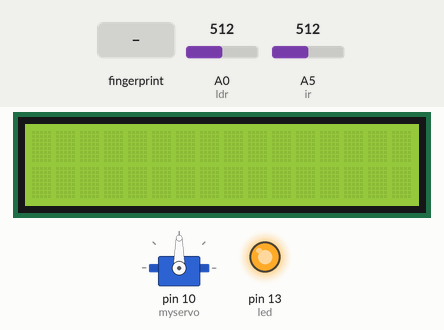
Simulated run of this sketch. Board: Arduino Uno, built with avr-gcc and run on an emulated ATmega328P. Parts: 16×2 character LCD, servo, output pins drawn as LEDs (lit = HIGH). The test bench sets the inputs (shaded band); at power-on: A0 (ldr) = 512, A5 (ir) = 512. What the sketch prints to the serial monitor is not drawn.

Above: at 2.2 s.
2.3 s: finger stored as number 1 placed on the sensor
At 3.4 s:
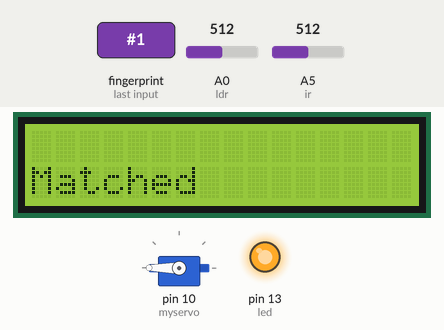
4.1 s: finger stored as number 1 placed on the sensor
At 5.1 s:
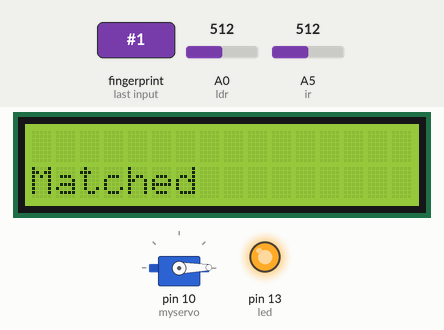
Timing chart, 0 to 7.1 s (numbered marks = the images above; inputs shaded):
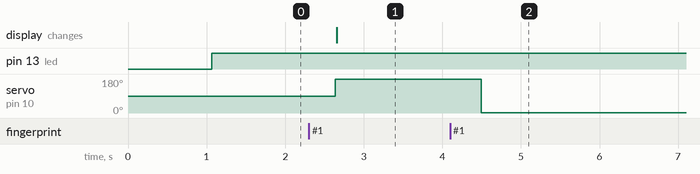

Measured:
- after the input at 2.3 s, servo on pin 10 (myservo): 90° → 180° after 0.34 s; the display: changes after 0.35 s (image 1)
- after the input at 4.1 s, servo on pin 10 (myservo): 180° → 1° after 0.40 s

The sketch:

Office_server.ino
```cpp
#include <Adafruit_Fingerprint.h>
#include <SoftwareSerial.h>
#include <Servo.h>
#include <LiquidCrystal.h>
//#include <Servo.h> //Add servo library

//int getFingerprintIDez();
int pos = 0;
int led =13;
int ldr =A0;
int ir = A5;
const int rs = 8, en = 9, d4 = 4, d5 = 5, d6 = 6, d7 = 7;
LiquidCrystal lcd(rs, en, d4, d5, d6, d7);
boolean lock=0;// variable to store the servo position

//Servo servo1; //Define servo name / object
Servo myservo;  // create servo object to control a servo
// twelve servo objects can be created on most boards

//#define servoPin 9 //Define pin number to which servo motor is connected
//#define durationTime 3000 //Define the time it remains in the open position of the door lock (miliseconds)
//#define servoMin 0 //Open position
//#define servoMax 90 // Closed position


SoftwareSerial mySerial(2, 3);
Adafruit_Fingerprint finger = Adafruit_Fingerprint(&mySerial);


void setup()   {
  lcd.begin(16, 2);

  myservo.attach(10);  // attaches the servo on pin 9 to the servo object

{
  while (!Serial);  // For Yun/Leo/Micro/Zero/...

  Serial.begin(9600);
//  Serial.println

  Serial.println("Detect Test");

//  servo1.attach(servoPin); //Define pin number of the servo
//  servo1.write(servoMax); //The position of the servo at the start of the program

  // set the data rate for the sensor serial port
  finger.begin(57600);

  if (finger.verifyPassword()) {
//    Serial.println

    Serial.println("Found fingerprint sensor!");
  } else {
    //Serial.println
    Serial.println("Did not find fingerprint sensor :");
    while (1);
  }
//  Serial.println
Serial.println("Waiting for valid finger...");
}
pinMode(led,OUTPUT);
pinMode(ldr,INPUT);
pinMode(ir,INPUT);
}

void loop()                     // run over and over again
{

  int ldrStatus = analogRead (ldr),
   isObjectDetected = analogRead(ir);

if(isObjectDetected<80 && ldrStatus <20){
  digitalWrite(led,LOW);
  delay(0);

  }
  else{
    digitalWrite(led,HIGH);
 delay(0);
  }


  if(lock){
  getFingerprintIDez();
  delay(50);}
  else if(!lock){
    getFingerprintIDe();
     delay(50);
     boolean abc=false;
    }//don't ned to run this at full speed.
}

uint8_t getFingerprintID() {
  uint8_t p = finger.getImage();
  switch (p) {
    case FINGERPRINT_OK:
      //Serial.println
      Serial.println("Image taken");
      break;
    case FINGERPRINT_NOFINGER:
      //Serial.println
      Serial.println("No finger detected");
      return p;
    case FINGERPRINT_PACKETRECIEVEERR:
      //Serial.println
      Serial.println("Communication error");
      return p;
    case FINGERPRINT_IMAGEFAIL:
      //Serial.println
      Serial.println("Imaging error");
      return p;
    default:
      //Serial.println
      Serial.println("Unknown error");
      return p;
  }

  // OK success!

  p = finger.image2Tz();
  switch (p) {
    case FINGERPRINT_OK:
      //Serial.println
      Serial.println("Image converted");
      break;
    case FINGERPRINT_IMAGEMESS:
      //Serial.println
      Serial.println("Image too messy");
      return p;
    case FINGERPRINT_PACKETRECIEVEERR:
      //Serial.println
      Serial.println("Communication error");
      return p;
    case FINGERPRINT_FEATUREFAIL:
      //Serial.println
      Serial.println("Could not find fingerprint features");
      return p;
    case FINGERPRINT_INVALIDIMAGE:
      //Serial.println
      Serial.println("Could not find fingerprint features");
      return p;
    default:
//      Serial.println
      Serial.println("Unknown error");
      return p;
  }

  // OK converted!
  p = finger.fingerFastSearch();
  if (p == FINGERPRINT_OK) {
    Serial.println("Found a print match!");
  } else if (p == FINGERPRINT_PACKETRECIEVEERR) {
    Serial.println("Communication error");
    return p;
  } else if (p == FINGERPRINT_NOTFOUND) {
    Serial.println("Did not find a match");
    return p;
  } else {
    Serial.println("Unknown error");
    return p;
  }

  // found a match!
  Serial.print("Found ID #"); Serial.print(finger.fingerID);
  Serial.print(" with confidence of "); Serial.println(finger.confidence);

}

// returns -1 if failed, otherwise returns ID #
int getFingerprintIDez() {
  uint8_t p = finger.getImage();
  if (p != FINGERPRINT_OK)  return -1;

  p = finger.image2Tz();
  if (p != FINGERPRINT_OK)  return -1;

  p = finger.fingerFastSearch();
  if (p != FINGERPRINT_OK)
  return -1;

    for (pos = 1; pos <= 180; pos += 5) { // goes from 0 degrees to 180 degrees
    // in steps of 1 degree
    myservo.write(pos);              // tell servo to go to position in variable 'pos'
    delay(15);
    pos=180;
    lock=0;
   // waits 15ms for the servo to reach the position
    }


//  servo1.write(servoMin); //If the fingerprint is correct open the door lock
//  delay(durationTime); //Keep the lock open for the defined duration
//  servo1.write(servoMax); //take the lock OFF again


  // found a match!
  Serial.print("Found ID #"); Serial.print(finger.fingerID);
  Serial.print(" with confidence of "); Serial.println(finger.confidence);
  return finger.fingerID;
  delay(100);
}
int getFingerprintIDe() {
  uint8_t p = finger.getImage();
  if (p != FINGERPRINT_OK)  return -1;

  p = finger.image2Tz();
  if (p != FINGERPRINT_OK)  return -1;

  p = finger.fingerFastSearch();
  if (p != FINGERPRINT_OK)
  return -1;

    for (pos = 180; pos >= 1; pos -= 5) { // goes from 0 degrees to 180 degrees
    // in steps of 1 degree
    myservo.write(pos);              // tell servo to go to position in variable 'pos'
    delay(15);
    pos=1;
    lock=1;
   // waits 15ms for the servo to reach the position
    }


//  servo1.write(servoMin); //If the fingerprint is correct open the door lock
//  delay(durationTime); //Keep the lock open for the defined duration
//  servo1.write(servoMax); //take the lock OFF again


  // found a match!
  Serial.print("Found ID #"); Serial.print(finger.fingerID);
  Serial.print(" with confidence of ");
  Serial.println(finger.confidence);
  lcd.setCursor(0,1);
  lcd.print("Matched");


     //lcd.print(finger.confidence);


//  delay(100);
}
```
